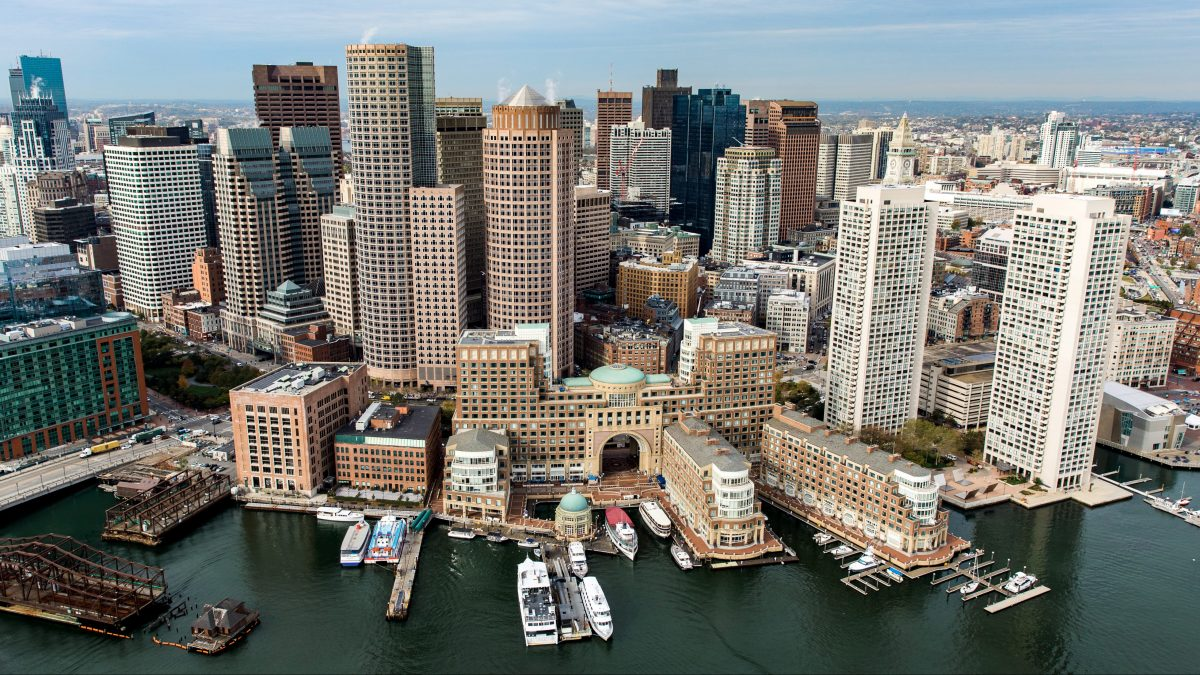
#> input picture opencv-(task 3)/boston.jpg, 1200 x 675 px
$ python basic.py
#> lines starting #> are read from the running program, lines starting #| are printed output that depends on the picture
import cv2 as cv
# why does gray scale not work
img= cv.imread('boston.jpg')
#> img is the input picture: shape (675, 1200, 3); mean B, G, R 116.3, 120.8, 118.7
cv.imshow('Image',img)

#gray=cv.cvtColor(img, cv.COLOR_BAYER_BG2BGR)
#cv.imshow('Gray Image',gray)

blur= cv.GaussianBlur(img,(5,5), cv.BORDER_DEFAULT)
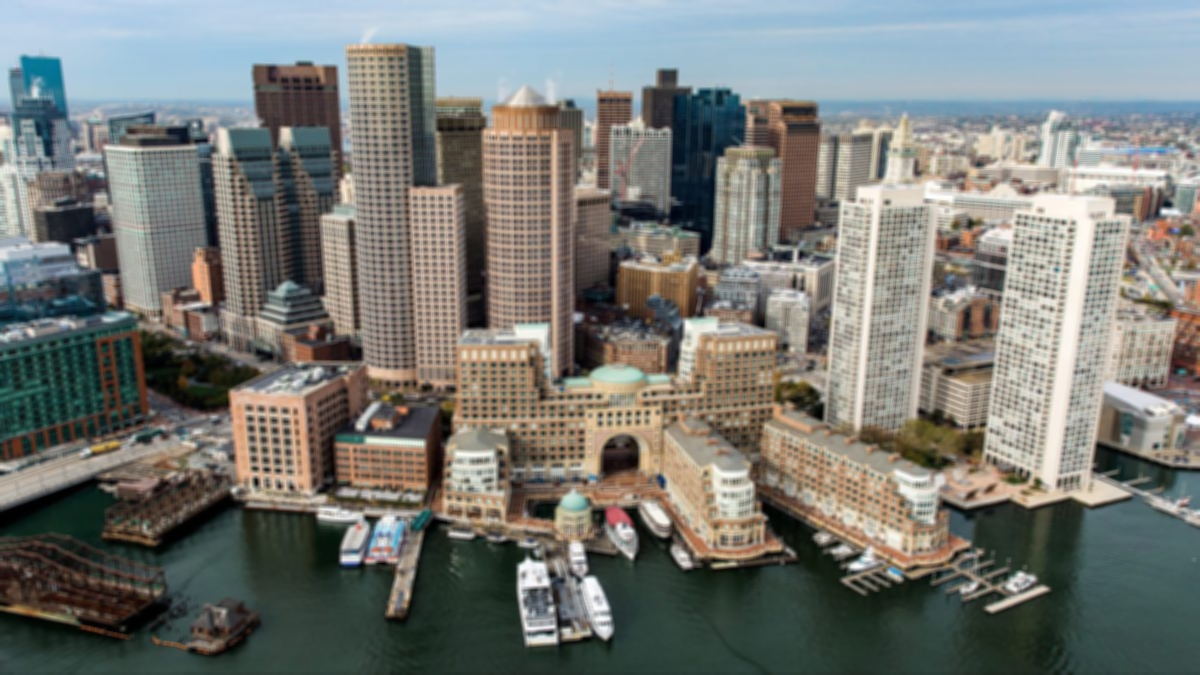
#> blur: shape (675, 1200, 3); mean B, G, R 116.3, 120.8, 118.7
cv.imshow('blur',blur)

canny=cv.Canny(blur,125,175)
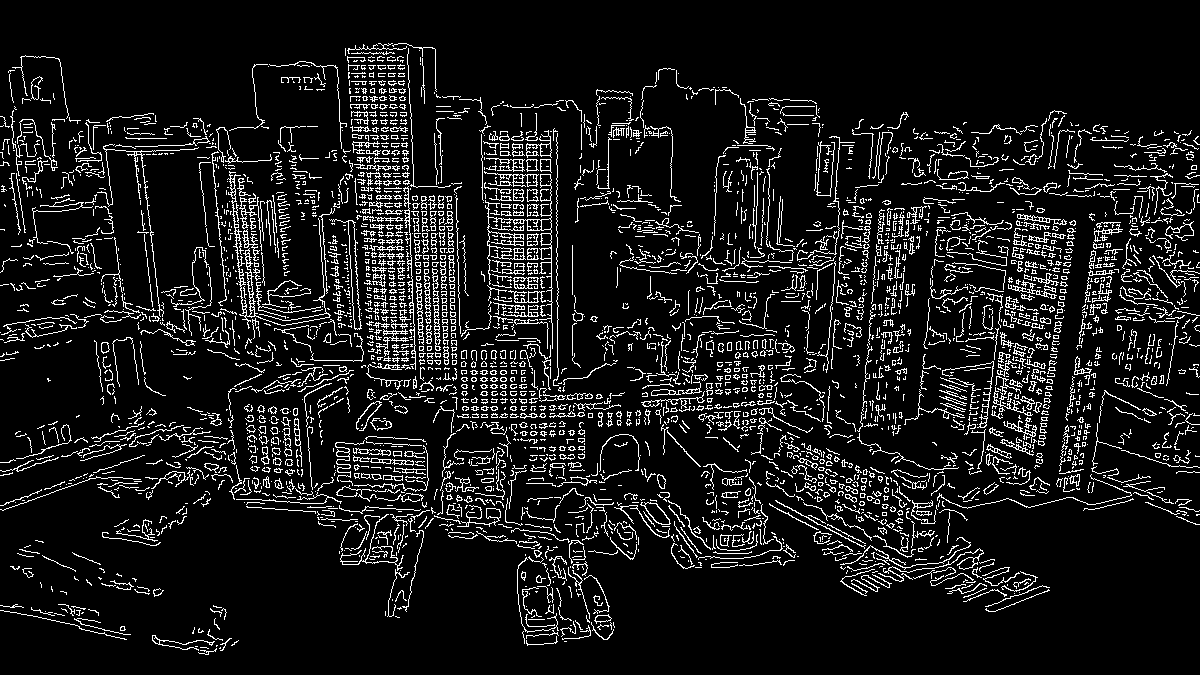
#> canny: shape (675, 1200); 9.6% white in thin lines or dots
cv.imshow('canny',canny)

dilate= cv.dilate(canny,(3,3), iterations=1)
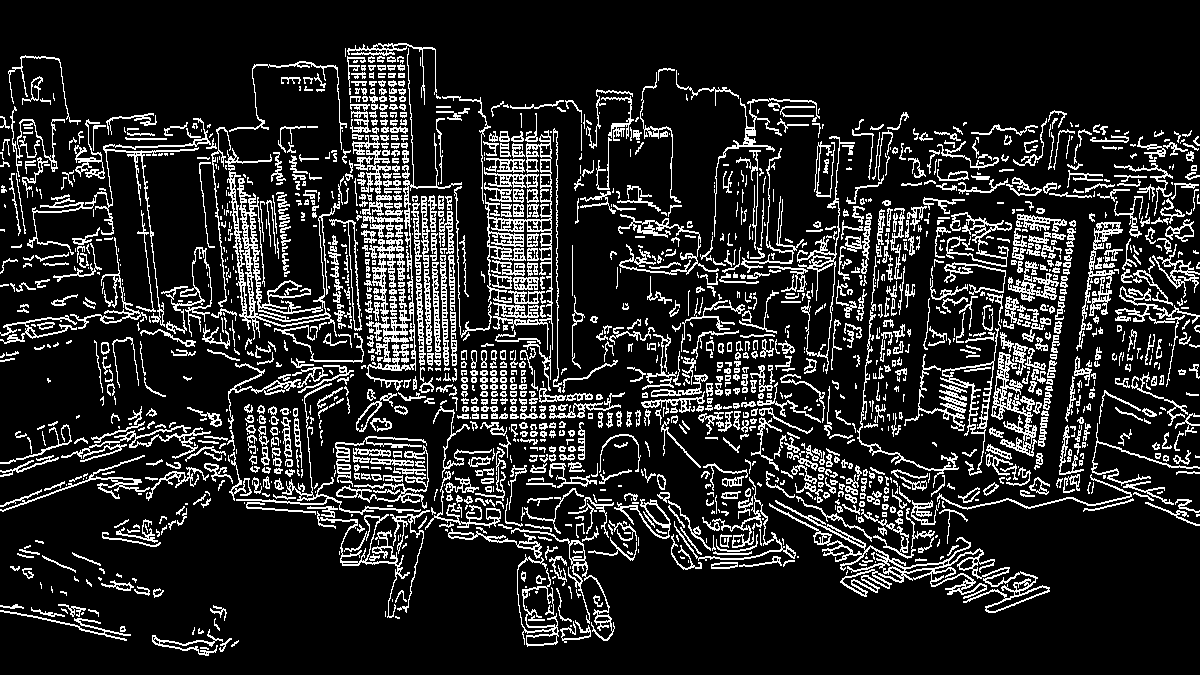
#> dilate: shape (675, 1200); 15.4% white in thin lines or dots
cv.imshow('dilate', dilate)

erode= cv.erode(dilate,(3,3), iterations=1)
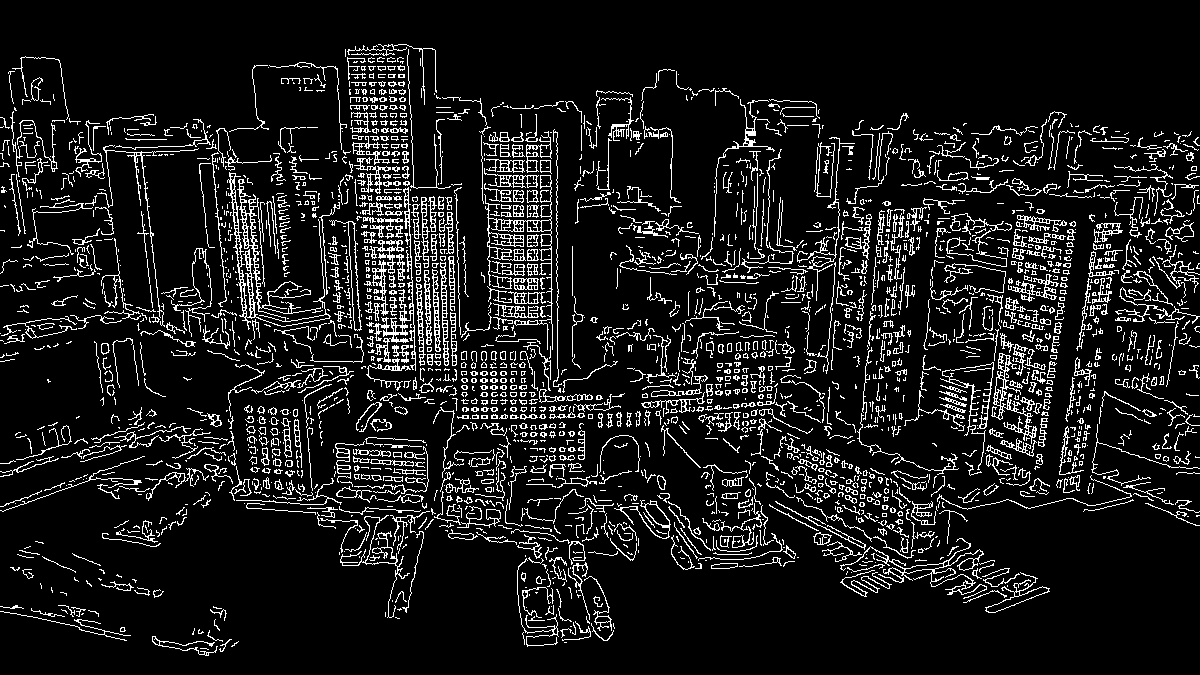
#> erode: shape (675, 1200); 10.2% white in thin lines or dots
cv.imshow('eroded', erode)

resize= cv.resize(img,(500,500))
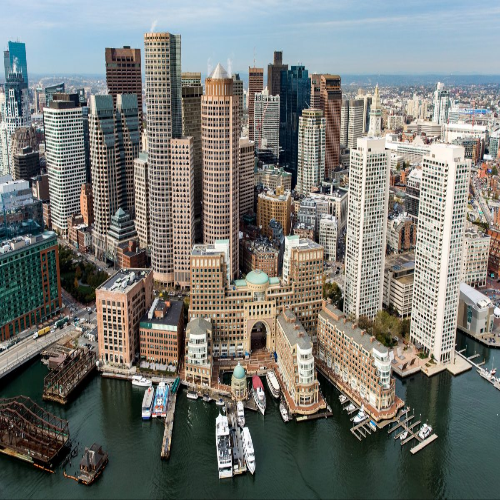
#> resize: shape (500, 500, 3); mean B, G, R 116.1, 120.6, 118.6
cv.imshow('Resized', resize)

cropped=img[0:img.shape[0]//2, 0:img.shape[1]//2]
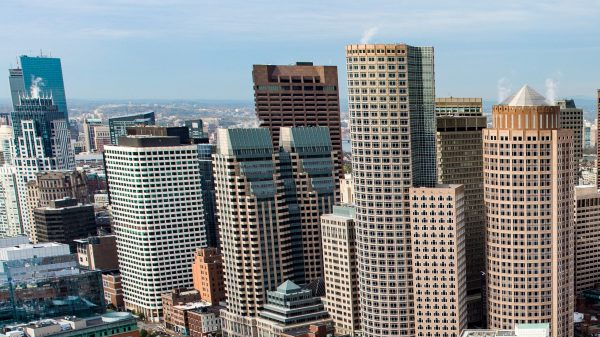
#> cropped: shape (337, 600, 3); mean B, G, R 137.8, 135.8, 131.2
cv.imshow('cropped',cropped)
cv.waitKey(0)

$ run again, with opencv-(task 3)/park.jpg copied over opencv-(task 3)/boston.jpg
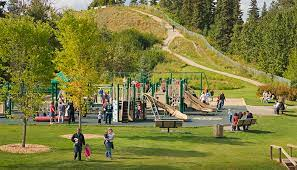
#> input picture opencv-(task 3)/park.jpg, 297 x 170 px
#> img is the input picture: shape (170, 297, 3); mean B, G, R 62.6, 124, 125
#> `canny=cv.Canny(blur,125,175)`:
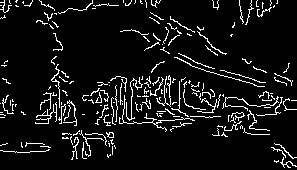
#> canny: shape (170, 297); 7.7% white in thin lines or dots
#> dilate: shape (170, 297); 12.3% white in thin lines or dots
#> erode: shape (170, 297); 8% white in thin lines or dots
#> `cropped=img[0:img.shape[0]//2, 0:img.shape[1]//2]`:
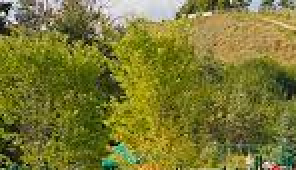
#> cropped: shape (85, 148, 3) (shown 2 times larger); mean B, G, R 50.7, 120.2, 121.8
